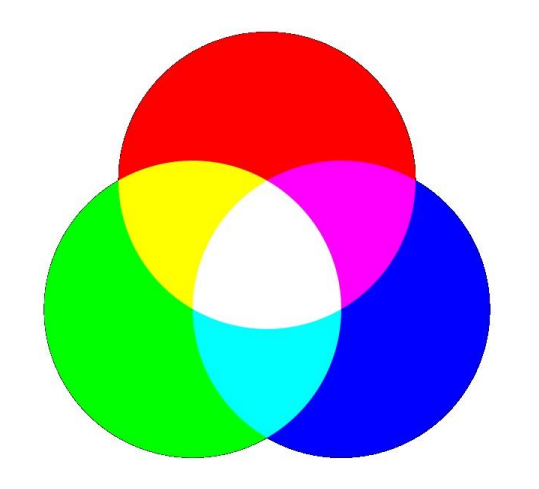
#> input picture Unit6/rgbColor.jpg, 539 x 489 px
$ python 2-1.py
#> lines starting #> are read from the running program, lines starting #| are printed output that depends on the picture
import sys
import numpy as np, cv2

src = cv2.imread('rgbColor.jpg') #영상 읽기
#> src is the input picture: shape (489, 539, 3); mean B, G, R 183.5, 183.7, 183.5

if src is None: #예외처리
    print('Image load failed!')
    sys.exit()

B, G, R = cv2.split(src) #채널 분리 : 컬러 영상 -> 3채널 분리
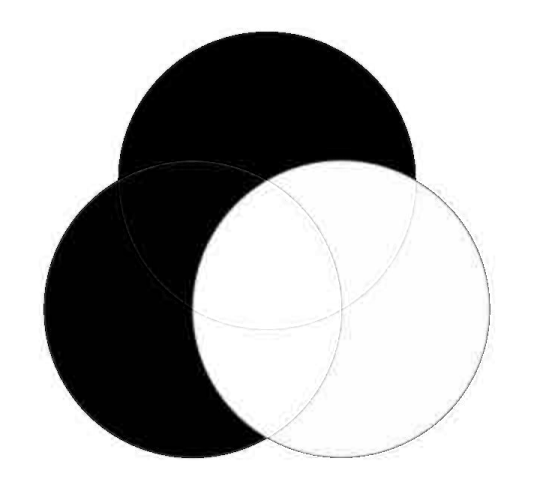
#> B: shape (489, 539); min 0, max 255, mean 183.5
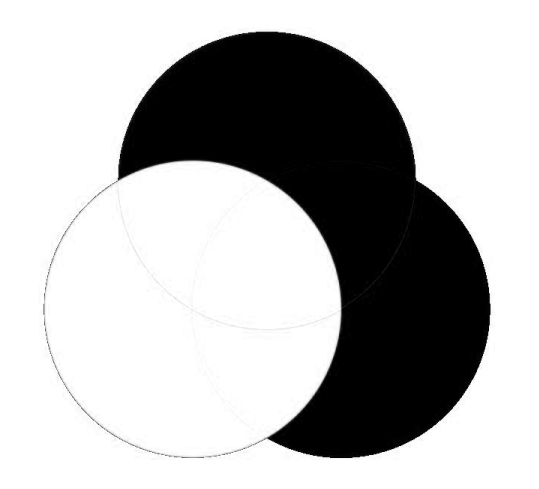
#> G: shape (489, 539); min 0, max 255, mean 183.7
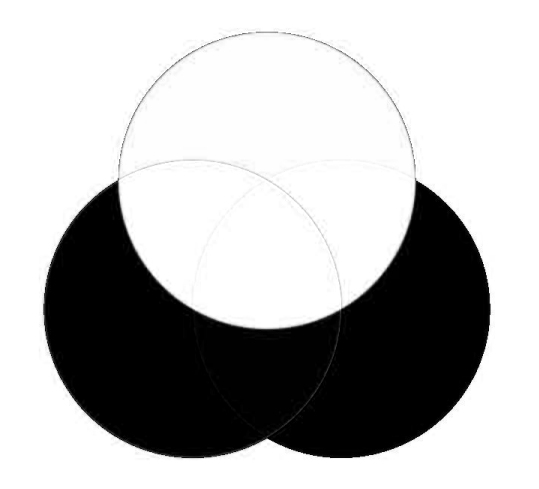
#> R: shape (489, 539); min 0, max 255, mean 183.5

cv2.imshow("original", src) #원본 이미지 윈도우에 띄우기
cv2.imshow("bluechannel", B) #Blue 채널 윈도우에 띄우기
cv2.imshow("greenchannel", G) #Green 채널 윈도우에 띄우기
cv2.imshow("redchannel", R) #Red 채널 윈도우에 띄우기

cv2.waitKey(0)

cv2.destroyAllWindows()
